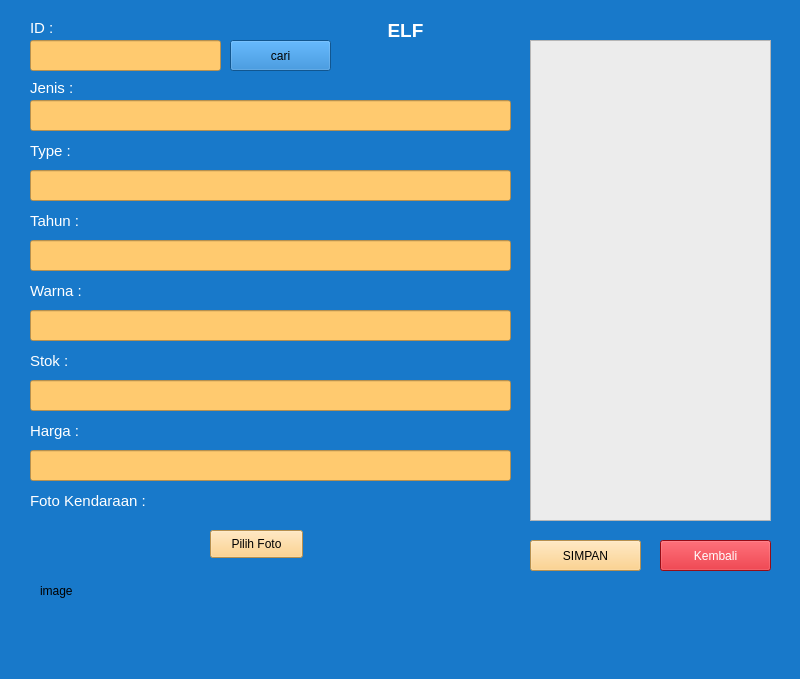
<?xml version="1.0" encoding="UTF-8"?>
<ui version="4.0">
 <class>MainWindow</class>
 <widget class="QMainWindow" name="MainWindow">
  <property name="geometry">
   <rect>
    <x>0</x>
    <y>0</y>
    <width>800</width>
    <height>679</height>
   </rect>
  </property>
  <property name="windowTitle">
   <string>MainWindow</string>
  </property>
  <property name="styleSheet">
   <string notr="true">background-color: rgb(0, 170, 255);
background-color: rgb(24, 121, 202);</string>
  </property>
  <widget class="QWidget" name="centralwidget">
   <widget class="QLabel" name="label_9">
    <property name="geometry">
     <rect>
      <x>30</x>
      <y>280</y>
      <width>121</width>
      <height>21</height>
     </rect>
    </property>
    <property name="font">
     <font>
      <pointsize>11</pointsize>
     </font>
    </property>
    <property name="styleSheet">
     <string notr="true">color: rgb(255, 255, 255);</string>
    </property>
    <property name="text">
     <string>Warna :</string>
    </property>
   </widget>
   <widget class="QLineEdit" name="lineEdit_stok">
    <property name="geometry">
     <rect>
      <x>30</x>
      <y>380</y>
      <width>481</width>
      <height>31</height>
     </rect>
    </property>
    <property name="styleSheet">
     <string notr="true">background-color: rgb(220, 220, 220);
background-color: rgb(255, 202, 111);</string>
    </property>
   </widget>
   <widget class="QLabel" name="label_8">
    <property name="geometry">
     <rect>
      <x>30</x>
      <y>210</y>
      <width>121</width>
      <height>21</height>
     </rect>
    </property>
    <property name="font">
     <font>
      <pointsize>11</pointsize>
     </font>
    </property>
    <property name="styleSheet">
     <string notr="true">color: rgb(255, 255, 255);</string>
    </property>
    <property name="text">
     <string>Tahun :</string>
    </property>
   </widget>
   <widget class="QLineEdit" name="lineEdit_id">
    <property name="geometry">
     <rect>
      <x>30</x>
      <y>40</y>
      <width>191</width>
      <height>31</height>
     </rect>
    </property>
    <property name="styleSheet">
     <string notr="true">background-color: rgb(255, 202, 111);</string>
    </property>
   </widget>
   <widget class="QLineEdit" name="lineEdit_tahun">
    <property name="geometry">
     <rect>
      <x>30</x>
      <y>240</y>
      <width>481</width>
      <height>31</height>
     </rect>
    </property>
    <property name="styleSheet">
     <string notr="true">background-color: rgb(220, 220, 220);
background-color: rgb(255, 202, 111);</string>
    </property>
   </widget>
   <widget class="QLabel" name="label_6">
    <property name="geometry">
     <rect>
      <x>30</x>
      <y>80</y>
      <width>111</width>
      <height>16</height>
     </rect>
    </property>
    <property name="font">
     <font>
      <pointsize>11</pointsize>
     </font>
    </property>
    <property name="styleSheet">
     <string notr="true">color: rgb(255, 255, 255);</string>
    </property>
    <property name="text">
     <string>Jenis :</string>
    </property>
   </widget>
   <widget class="QLineEdit" name="lineEdit_jenis">
    <property name="geometry">
     <rect>
      <x>30</x>
      <y>100</y>
      <width>481</width>
      <height>31</height>
     </rect>
    </property>
    <property name="styleSheet">
     <string notr="true">background-color: rgb(255, 202, 111);</string>
    </property>
   </widget>
   <widget class="QLabel" name="label_5">
    <property name="geometry">
     <rect>
      <x>30</x>
      <y>20</y>
      <width>41</width>
      <height>16</height>
     </rect>
    </property>
    <property name="font">
     <font>
      <pointsize>11</pointsize>
     </font>
    </property>
    <property name="styleSheet">
     <string notr="true">color: rgb(255, 255, 255);</string>
    </property>
    <property name="text">
     <string>ID :</string>
    </property>
   </widget>
   <widget class="QLabel" name="label_7">
    <property name="geometry">
     <rect>
      <x>30</x>
      <y>140</y>
      <width>111</width>
      <height>21</height>
     </rect>
    </property>
    <property name="font">
     <font>
      <pointsize>11</pointsize>
     </font>
    </property>
    <property name="styleSheet">
     <string notr="true">color: rgb(255, 255, 255);</string>
    </property>
    <property name="text">
     <string>Type :</string>
    </property>
   </widget>
   <widget class="QLabel" name="label_12">
    <property name="geometry">
     <rect>
      <x>30</x>
      <y>350</y>
      <width>121</width>
      <height>21</height>
     </rect>
    </property>
    <property name="font">
     <font>
      <pointsize>11</pointsize>
     </font>
    </property>
    <property name="styleSheet">
     <string notr="true">color: rgb(255, 255, 255);</string>
    </property>
    <property name="text">
     <string>Stok :</string>
    </property>
   </widget>
   <widget class="QLineEdit" name="lineEdit_warna">
    <property name="geometry">
     <rect>
      <x>30</x>
      <y>310</y>
      <width>481</width>
      <height>31</height>
     </rect>
    </property>
    <property name="styleSheet">
     <string notr="true">background-color: rgb(220, 220, 220);
background-color: rgb(255, 202, 111);</string>
    </property>
   </widget>
   <widget class="QLineEdit" name="lineEdit_type">
    <property name="geometry">
     <rect>
      <x>30</x>
      <y>170</y>
      <width>481</width>
      <height>31</height>
     </rect>
    </property>
    <property name="styleSheet">
     <string notr="true">background-color: rgb(220, 220, 220);
background-color: rgb(255, 202, 111);</string>
    </property>
   </widget>
   <widget class="QLabel" name="label_13">
    <property name="geometry">
     <rect>
      <x>30</x>
      <y>490</y>
      <width>141</width>
      <height>21</height>
     </rect>
    </property>
    <property name="font">
     <font>
      <pointsize>11</pointsize>
     </font>
    </property>
    <property name="styleSheet">
     <string notr="true">color: rgb(255, 255, 255);</string>
    </property>
    <property name="text">
     <string>Foto Kendaraan :</string>
    </property>
   </widget>
   <widget class="QPushButton" name="pushButton_pilihfoto">
    <property name="geometry">
     <rect>
      <x>210</x>
      <y>530</y>
      <width>93</width>
      <height>28</height>
     </rect>
    </property>
    <property name="styleSheet">
     <string notr="true">background-color: rgb(255, 202, 111);</string>
    </property>
    <property name="text">
     <string>Pilih Foto</string>
    </property>
   </widget>
   <widget class="QListView" name="listView">
    <property name="geometry">
     <rect>
      <x>530</x>
      <y>40</y>
      <width>241</width>
      <height>481</height>
     </rect>
    </property>
    <property name="styleSheet">
     <string notr="true">background-color: rgb(236, 236, 236);</string>
    </property>
   </widget>
   <widget class="QLabel" name="label_10">
    <property name="geometry">
     <rect>
      <x>370</x>
      <y>20</y>
      <width>71</width>
      <height>21</height>
     </rect>
    </property>
    <property name="font">
     <font>
      <pointsize>14</pointsize>
      <weight>75</weight>
      <bold>true</bold>
     </font>
    </property>
    <property name="styleSheet">
     <string notr="true">color: rgb(255, 255, 255);</string>
    </property>
    <property name="text">
     <string>ELF</string>
    </property>
    <property name="alignment">
     <set>Qt::AlignCenter</set>
    </property>
   </widget>
   <widget class="QLabel" name="label">
    <property name="geometry">
     <rect>
      <x>40</x>
      <y>530</y>
      <width>141</width>
      <height>121</height>
     </rect>
    </property>
    <property name="text">
     <string>image</string>
    </property>
   </widget>
   <widget class="QLabel" name="label_14">
    <property name="geometry">
     <rect>
      <x>30</x>
      <y>420</y>
      <width>121</width>
      <height>21</height>
     </rect>
    </property>
    <property name="font">
     <font>
      <pointsize>11</pointsize>
     </font>
    </property>
    <property name="styleSheet">
     <string notr="true">color: rgb(255, 255, 255);</string>
    </property>
    <property name="text">
     <string>Harga :</string>
    </property>
   </widget>
   <widget class="QLineEdit" name="lineEdit_harga">
    <property name="geometry">
     <rect>
      <x>30</x>
      <y>450</y>
      <width>481</width>
      <height>31</height>
     </rect>
    </property>
    <property name="styleSheet">
     <string notr="true">background-color: rgb(220, 220, 220);
background-color: rgb(255, 202, 111);</string>
    </property>
   </widget>
   <widget class="QPushButton" name="pushButton_simpan">
    <property name="geometry">
     <rect>
      <x>530</x>
      <y>540</y>
      <width>111</width>
      <height>31</height>
     </rect>
    </property>
    <property name="styleSheet">
     <string notr="true">background-color: rgb(255, 202, 111);</string>
    </property>
    <property name="text">
     <string>SIMPAN</string>
    </property>
   </widget>
   <widget class="QPushButton" name="pushButton_keluar">
    <property name="geometry">
     <rect>
      <x>660</x>
      <y>540</y>
      <width>111</width>
      <height>31</height>
     </rect>
    </property>
    <property name="styleSheet">
     <string notr="true">color: rgb(255, 255, 255);
background-color: rgb(212, 17, 30);</string>
    </property>
    <property name="text">
     <string>Kembali</string>
    </property>
   </widget>
   <widget class="QPushButton" name="pushButton_cari">
    <property name="geometry">
     <rect>
      <x>230</x>
      <y>40</y>
      <width>101</width>
      <height>31</height>
     </rect>
    </property>
    <property name="text">
     <string>cari</string>
    </property>
   </widget>
  </widget>
  <widget class="QStatusBar" name="statusbar"/>
 </widget>
 <resources/>
 <connections/>
</ui>
